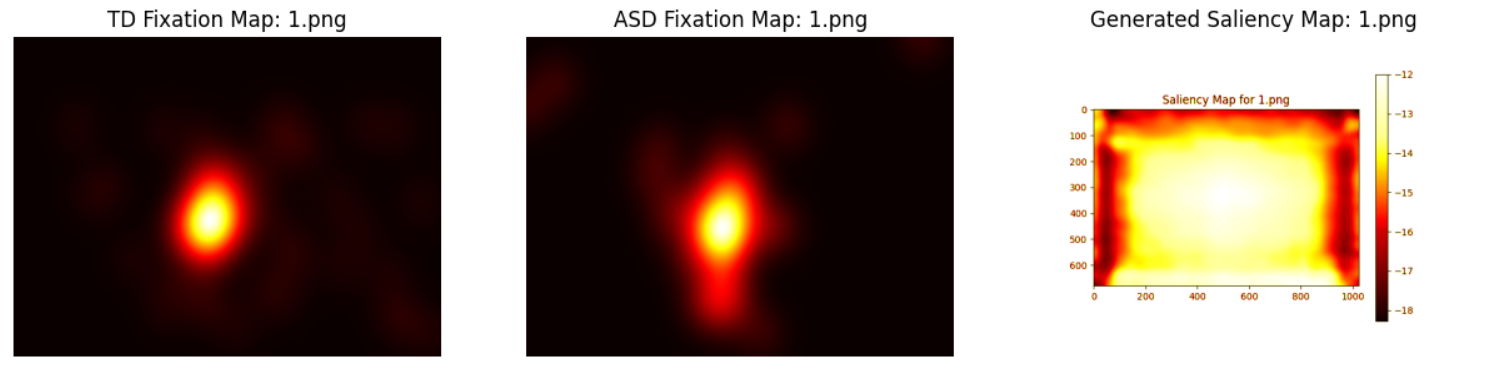

Write the Python code that produced this figure.
# -*- coding: utf-8 -*-
"""Saliency.ipynb

Automatically generated by Colab.

Original file is located at
    https://colab.research.google.com/drive/1gnfKJ5JputyPc39S5JXASLVc00rVwQq_

Load The Saliency.zip Dataset
"""

from google.colab import files

# Upload file(s)
uploaded = files.upload()

# List uploaded files
import os
print(os.listdir())

"""Unzip the dataset"""

import zipfile

with zipfile.ZipFile('Saliency4asd.zip', 'r') as zip_ref:
    zip_ref.extractall('Saliency4asd')

"""Clone DeepGaze model from github"""

!git clone https://github.com/matthias-k/DeepGaze.git

"""Importing library functions for that model manually"""

!pip install torch torchvision numpy scipy matplotlib h5py

!ls "/content/DeepGaze"

# Commented out IPython magic to ensure Python compatibility.
# %cd "/content/DeepGaze"
!pip install -e /content/DeepGaze

!wget https://github.com/matthias-k/DeepGaze/releases/download/v1.0.0/centerbias_mit1003.npy

"""DeepGaze installation"""

import numpy as np
from scipy.misc import face
from scipy.ndimage import zoom
from scipy.special import logsumexp
import torch

import deepgaze_pytorch

DEVICE = 'cuda' if torch.cuda.is_available() else 'cpu'

# Load the pretrained DeepGazeIIE model
model = deepgaze_pytorch.DeepGazeIIE(pretrained=True).to(DEVICE)

# Load an example image
image = face()

# Load precomputed centerbias log density
centerbias_template = np.load('centerbias_mit1003.npy')

# Rescale to match image size
centerbias = zoom(centerbias_template, (image.shape[0]/centerbias_template.shape[0],
                                        image.shape[1]/centerbias_template.shape[1]),
                  order=0, mode='nearest')

# Renormalize log density
centerbias -= logsumexp(centerbias)

# Convert to tensors
image_tensor = torch.tensor([image.transpose(2, 0, 1)]).float().to(DEVICE)
centerbias_tensor = torch.tensor([centerbias]).float().to(DEVICE)

# Get model predictions
log_density_prediction = model(image_tensor, centerbias_tensor)

print("Model output shape:", log_density_prediction.shape)

"""Generating saliency Map for Single Image"""

import torch
from deepgaze_pytorch import DeepGazeIIE
import numpy as np
from scipy.ndimage import zoom
from scipy.special import logsumexp
from torchvision import transforms
from PIL import Image
import matplotlib.pyplot as plt

# Specify device
DEVICE = 'cuda' if torch.cuda.is_available() else 'cpu'

# Load DeepGazeIIE model
def load_deepgaze():
    model = DeepGazeIIE(pretrained=True).to(DEVICE)
    model.eval()  # Set model to evaluation mode
    return model

# Preprocess image to match input requirements
def preprocess_image(image):
    transform = transforms.Compose([transforms.ToTensor()])
    return transform(image).unsqueeze(0).to(DEVICE)  # Add batch dimension

# Load centerbias (MIT1003) data
def load_centerbias():
    centerbias_template = np.load('centerbias_mit1003.npy')
    return centerbias_template

# Generate saliency map for a given image
def generate_saliency_map(model, image):
    # Prepare image and centerbias
    image_tensor = preprocess_image(image)
    centerbias = load_centerbias()

    # Rescale centerbias to match image size
    centerbias_rescaled = zoom(centerbias, (image_tensor.shape[2]/centerbias.shape[0], image_tensor.shape[3]/centerbias.shape[1]), order=0, mode='nearest')
    centerbias_rescaled -= logsumexp(centerbias_rescaled)  # Normalize log density

    centerbias_tensor = torch.tensor([centerbias_rescaled]).to(DEVICE)

    with torch.no_grad():
        saliency_map = model(image_tensor, centerbias_tensor)

    return saliency_map

# Main function to run the model
def main(image_path):
    image = Image.open(image_path).convert("RGB")  # Open image and convert to RGB
    model = load_deepgaze()

    saliency_map = generate_saliency_map(model, image)
    print("Saliency map generated!")

    # Visualize the saliency map
    saliency_map_image = saliency_map.squeeze().cpu().numpy()  # Remove batch and move to CPU
    plt.imshow(saliency_map_image, cmap='hot')
    plt.colorbar()
    plt.show()

if __name__ == '__main__':
    image_path = '/content/Saliency4asd/Saliency4asd/Images/1.png'  # Replace with the path to your image
    main(image_path)

"""Run this if youu only want to delete generated saliency folder. OTHERWISE Don't touch this YOU WILL LOSE 1.5 HOURS FROM YOUR LIFE"""

import shutil

folder_path = "/content/saliency_maps"  # Change to your folder path
shutil.rmtree(folder_path)  # Delete folder and all its contents
print(f"Deleted folder: {folder_path}")

"""Generating saliency Map for all Images"""

import torch
from deepgaze_pytorch import DeepGazeIIE
import numpy as np
from scipy.ndimage import zoom
from scipy.special import logsumexp
from torchvision import transforms
from PIL import Image
import matplotlib.pyplot as plt
import os
import zipfile

# Specify device
DEVICE = 'cuda' if torch.cuda.is_available() else 'cpu'

# Load DeepGazeIIE model
def load_deepgaze():
    model = DeepGazeIIE(pretrained=True).to(DEVICE)
    model.eval()  # Set model to evaluation mode
    return model

# Preprocess image to match input requirements
def preprocess_image(image):
    transform = transforms.Compose([transforms.ToTensor()])
    return transform(image).unsqueeze(0).to(DEVICE)  # Add batch dimension

# Load centerbias (MIT1003) data
def load_centerbias():
    centerbias_template = np.load('centerbias_mit1003.npy')
    return centerbias_template

# Generate saliency map for a given image
def generate_saliency_map(model, image):
    # Prepare image and centerbias
    image_tensor = preprocess_image(image)
    centerbias = load_centerbias()

    # Rescale centerbias to match image size
    centerbias_rescaled = zoom(centerbias, (image_tensor.shape[2]/centerbias.shape[0], image_tensor.shape[3]/centerbias.shape[1]), order=0, mode='nearest')
    centerbias_rescaled -= logsumexp(centerbias_rescaled)  # Normalize log density

    centerbias_tensor = torch.tensor([centerbias_rescaled]).to(DEVICE)

    with torch.no_grad():
        saliency_map = model(image_tensor, centerbias_tensor)

    return saliency_map

# Function to save or display the saliency map
def save_or_display_saliency_map(saliency_map, image_name):
    saliency_map_image = saliency_map.squeeze().cpu().numpy()  # Remove batch and move to CPU
    plt.imshow(saliency_map_image, cmap='hot')
    plt.colorbar()
    plt.title(f'Saliency Map for {image_name}')

    # Save the saliency map in a folder
    save_path = f"/content/saliency_maps/{image_name}"  # Save in 'saliency_maps' folder
    plt.savefig(save_path)  # Save the saliency map image
    plt.close()  # Close the plot to avoid overlapping

    return save_path  # Return the saved path for downloading

# Function to download all saliency maps as a zip file
def download_saliency_maps():
    """
    Compress all saliency maps into a zip file and download it.
    """
    # Create a zip file of all saliency maps
    saliency_dir = "/content/saliency_maps"
    zip_path = "/content/saliency_maps.zip"

    with zipfile.ZipFile(zip_path, 'w') as zipf:
        for root, dirs, files in os.walk(saliency_dir):
            for file in files:
                if file.endswith('.png'):  # Adjust file extensions as needed
                    file_path = os.path.join(root, file)
                    zipf.write(file_path, os.path.relpath(file_path, saliency_dir))

    # Download the zip file (works in Google Colab)
    try:
        from google.colab import files
        files.download(zip_path)
        print(f"Saliency maps downloaded as {zip_path}")
    except (ImportError, AttributeError):
        print(f"Zip file created at {zip_path}")
        print("To download: In Colab file browser, right-click the zip file and select 'Download'")

# Main function to run the model on all images in the directory
def main(directory_path):
    # Create the saliency maps directory if it doesn't exist
    os.makedirs("/content/saliency_maps", exist_ok=True)

    model = load_deepgaze()
    # Iterate over all files in the directory
    for filename in os.listdir(directory_path):
        if filename.endswith(".png") or filename.endswith(".jpg") or filename.endswith(".jpeg"):  # Change file types as needed
            image_path = os.path.join(directory_path, filename)
            image = Image.open(image_path).convert("RGB")  # Open image and convert to RGB

            saliency_map = generate_saliency_map(model, image)
            print(f"Saliency map generated for {filename}!")

            # Save or display the saliency map and get the path
            save_path = save_or_display_saliency_map(saliency_map, filename)

    # Trigger the download of all saliency maps as a zip file
    download_saliency_maps()

if __name__ == '__main__':
    directory_path = '/content/Saliency4asd/Saliency4asd/Images'  # Replace with your directory path
    main(directory_path)

from PIL import Image
import numpy as np

def load_fixation_map(map_path):
    """Loads fixation map as a numpy array"""
    fixation_map = Image.open(map_path).convert("L")  # Convert to grayscale
    return np.array(fixation_map)  # Convert to numpy array

# Example: Load an ASD and TD fixation map
asd_map = load_fixation_map('/content/Saliency4asd/Saliency4asd/ASD_FixMaps/100_s.png')
td_map = load_fixation_map('/content/Saliency4asd/Saliency4asd/TD_FixMaps/100_s.png')
print("Done")

import cv2

def resize_map(fixation_map, target_shape):
    """Resizes fixation map to match target shape (height, width)."""
    return cv2.resize(fixation_map, (target_shape[1], target_shape[0]))  # Resize to match (H, W)

# Assume saliency map has shape (height, width)
saliency_map = np.array(Image.open('/content/saliency_maps/1.png').convert("L"))  # Example

asd_map_resized = resize_map(asd_map, saliency_map.shape)
td_map_resized = resize_map(td_map, saliency_map.shape)
print("Done")

"""Single image comparison"""

import matplotlib.pyplot as plt

def visualize_comparison(td_map, asd_map, saliency_map, image_name):
    fig, axs = plt.subplots(1, 3, figsize=(15, 5))

    axs[0].imshow(td_map, cmap='hot')
    axs[0].set_title(f"TD Fixation Map: {image_name}")
    axs[0].axis('off')

    axs[1].imshow(asd_map, cmap='hot')
    axs[1].set_title(f"ASD Fixation Map: {image_name}")
    axs[1].axis('off')

    axs[2].imshow(saliency_map, cmap='hot')
    axs[2].set_title(f"Generated Saliency Map: {image_name}")
    axs[2].axis('off')

    plt.show()

# Example usage
visualize_comparison(td_map_resized, asd_map_resized, saliency_map, "1.png")

"""USING MATRIC

Matrix install
"""

!pip install scipy numpy opencv-python

"""Having the same image name for three folders"""

import os

saliency_dir = '/content/saliency_maps'
td_fix_dir = '/content/Saliency4asd/Saliency4asd/TD_FixMaps/'
asd_fix_dir = '/content/Saliency4asd/Saliency4asd/ASD_FixMaps/'

saliency_files = [f for f in os.listdir(saliency_dir) if f.endswith('.png')]
td_fix_files = [f for f in os.listdir(td_fix_dir) if f.endswith('.png')]
asd_fix_files = [f for f in os.listdir(asd_fix_dir) if f.endswith('.png')]

for saliency_file in saliency_files:
    # Remove the '_s' suffix to match the corresponding fixation map
    base_name = saliency_file.replace('.png', '')

    td_fix_file = f"{base_name}_s.png"
    asd_fix_file = f"{base_name}_s.png"

    if td_fix_file in td_fix_files and asd_fix_file in asd_fix_files:
        td_fix_path = os.path.join(td_fix_dir, td_fix_file)
        asd_fix_path = os.path.join(asd_fix_dir, asd_fix_file)

        print(f"Processing file: {saliency_file}")
        print(f"TD Fixation Path: {td_fix_path}")
        print(f"ASD Fixation Path: {asd_fix_path}")

        # Further processing can be done here
    else:
        print(f"Fixation map not found for {saliency_file}")

from scipy.stats import pearsonr

def calculate_pearson(saliency_map, fixation_map):
    saliency_flat = saliency_map.flatten()
    fixation_flat = fixation_map.flatten()
    correlation, _ = pearsonr(saliency_flat, fixation_flat)
    return correlation

from sklearn.metrics import mean_squared_error

def calculate_mse(saliency_map, fixation_map):
    mse = mean_squared_error(saliency_map.flatten(), fixation_map.flatten())
    return mse

from sklearn.metrics import roc_auc_score

def calculate_auc(saliency_map, fixation_map):
    saliency_flat = saliency_map.flatten()
    fixation_flat = fixation_map.flatten()
    # Use binary or continuous thresholding for AUC calculation
    auc = roc_auc_score(fixation_flat, saliency_flat)
    return auc

!pip install numpy scipy opencv-python pillow scikit-learn

"""CLonning matrix fom git"""

!git clone https://github.com/cvzoya/saliency.git

!git clone https://github.com/matthias-k/saliency-benchmarking.git

"""Comparing TD ASD with Saliency map"""

import os
import numpy as np
from sklearn.metrics import roc_auc_score
import scipy.stats
import cv2
from scipy.stats import entropy
from sklearn.metrics import mean_squared_error
from scipy.stats import pearsonr
from PIL import Image
import pandas as pd
from sklearn.metrics import precision_recall_curve

# Define functions for calculating metrics (same as in your original code)
def calculate_auc(y_true, y_pred):
    return roc_auc_score(y_true.flatten(), y_pred.flatten())

def calculate_cc(y_true, y_pred):
    return pearsonr(y_true.flatten(), y_pred.flatten())[0]

def calculate_mse(y_true, y_pred):
    return mean_squared_error(y_true.flatten(), y_pred.flatten())

def calculate_emd(y_true, y_pred):
    y_true = y_true.astype(np.uint8)
    y_pred = y_pred.astype(np.uint8)
    hist_true = cv2.calcHist([y_true], [0], None, [256], [0, 256])
    hist_pred = cv2.calcHist([y_pred], [0], None, [256], [0, 256])
    return cv2.compareHist(hist_true, hist_pred, cv2.HISTCMP_BHATTACHARYYA)

def calculate_kl_div(y_true, y_pred):
    p = np.histogram(y_true.flatten(), bins=256, range=(0, 256))[0]
    q = np.histogram(y_pred.flatten(), bins=256, range=(0, 256))[0]
    p = p / p.sum()
    q = q / q.sum()
    return entropy(p, q)

def calculate_nss(y_true, y_pred):
    return np.mean(np.multiply(y_true, y_pred))

def calculate_info_gain(y_true, y_pred):
    H_true = entropy(np.histogram(y_true.flatten(), bins=2, range=(0, 2))[0])
    H_true_given_pred = entropy(np.histogram2d(y_true.flatten(), y_pred.flatten(), bins=2, range=[[0, 1], [0, 1]])[0])
    return H_true - H_true_given_pred

def calculate_auc_borji(y_true, y_pred):
    y_true = y_true.flatten()
    y_pred = y_pred.flatten()
    y_pred = np.clip(y_pred, 0, 1)
    precision, recall, _ = precision_recall_curve(y_true, y_pred)
    return roc_auc_score(y_true, y_pred)

def calculate_auc_judd(y_true, y_pred):
    y_true = y_true.flatten()
    y_pred = y_pred.flatten()
    y_pred = np.clip(y_pred, 0, 1)
    precision, recall, _ = precision_recall_curve(y_true, y_pred)
    return roc_auc_score(y_true, y_pred)

def calculate_auc_shuffled(y_true, y_pred):
    shuffled_pred = np.random.permutation(y_pred.flatten())
    return roc_auc_score(y_true.flatten(), shuffled_pred)

# Function to load and resize image
def load_and_resize_image(path, target_shape=(224, 224)):
    img = Image.open(path).convert('L')
    img_resized = img.resize(target_shape, Image.LANCZOS)
    return np.array(img_resized).astype(np.float32)

# Directory paths
saliency_map_dir = '/content/saliency_maps'
td_fix_map_dir = '/content/Saliency4asd/Saliency4asd/TD_FixMaps'
asd_fix_map_dir = '/content/Saliency4asd/Saliency4asd/ASD_FixMaps'

# Get list of image files (assuming all files are PNGs)
saliency_images = [f for f in os.listdir(saliency_map_dir) if f.endswith('.png')]
td_images = [f for f in os.listdir(td_fix_map_dir) if f.endswith('.png')]
asd_images = [f for f in os.listdir(asd_fix_map_dir) if f.endswith('.png')]

# Initialize lists to store results and variables to accumulate sums for averages
total_metrics = {
    "TD AUC_Borji": 0,
    "TD AUC_Judd": 0,
    "TD AUC_Shuffled": 0,
    "TD CC": 0,
    "TD EMD": 0,
    "TD Info Gain": 0,
    "TD KLdiv": 0,
    "TD NSS": 0,
    "ASD AUC_Borji": 0,
    "ASD AUC_Judd": 0,
    "ASD AUC_Shuffled": 0,
    "ASD CC": 0,
    "ASD EMD": 0,
    "ASD Info Gain": 0,
    "ASD KLdiv": 0,
    "ASD NSS": 0
}

# Process each image pair
for saliency_img, td_img, asd_img in zip(saliency_images, td_images, asd_images):
    # Load and resize images
    saliency_map = load_and_resize_image(os.path.join(saliency_map_dir, saliency_img))
    td_fix_map = load_and_resize_image(os.path.join(td_fix_map_dir, td_img))
    asd_fix_map = load_and_resize_image(os.path.join(asd_fix_map_dir, asd_img))

    # Ensure binary format for fixation maps
    td_fix_map = (td_fix_map > 0).astype(np.uint8)
    asd_fix_map = (asd_fix_map > 0).astype(np.uint8)

    # Normalize saliency map
    saliency_map = (saliency_map - np.min(saliency_map)) / (np.max(saliency_map) - np.min(saliency_map))

    # Calculate metrics for TD vs Saliency
    td_auc_borji = calculate_auc_borji(td_fix_map, saliency_map)
    td_auc_judd = calculate_auc_judd(td_fix_map, saliency_map)
    td_auc_shuffled = calculate_auc_shuffled(td_fix_map, saliency_map)
    td_cc = calculate_cc(td_fix_map, saliency_map)
    td_emd = calculate_emd(td_fix_map, saliency_map)
    td_kldiv = calculate_kl_div(td_fix_map, saliency_map)
    td_nss = calculate_nss(td_fix_map, saliency_map)
    td_info_gain = calculate_info_gain(td_fix_map, saliency_map)

    # Calculate metrics for ASD vs Saliency
    asd_auc_borji = calculate_auc_borji(asd_fix_map, saliency_map)
    asd_auc_judd = calculate_auc_judd(asd_fix_map, saliency_map)
    asd_auc_shuffled = calculate_auc_shuffled(asd_fix_map, saliency_map)
    asd_cc = calculate_cc(asd_fix_map, saliency_map)
    asd_emd = calculate_emd(asd_fix_map, saliency_map)
    asd_kldiv = calculate_kl_div(asd_fix_map, saliency_map)
    asd_nss = calculate_nss(asd_fix_map, saliency_map)
    asd_info_gain = calculate_info_gain(asd_fix_map, saliency_map)

    # Accumulate the metrics
    total_metrics["TD AUC_Borji"] += td_auc_borji
    total_metrics["TD AUC_Judd"] += td_auc_judd
    total_metrics["TD AUC_Shuffled"] += td_auc_shuffled
    total_metrics["TD CC"] += td_cc
    total_metrics["TD EMD"] += td_emd
    total_metrics["TD Info Gain"] += td_info_gain
    total_metrics["TD KLdiv"] += td_kldiv
    total_metrics["TD NSS"] += td_nss

    total_metrics["ASD AUC_Borji"] += asd_auc_borji
    total_metrics["ASD AUC_Judd"] += asd_auc_judd
    total_metrics["ASD AUC_Shuffled"] += asd_auc_shuffled
    total_metrics["ASD CC"] += asd_cc
    total_metrics["ASD EMD"] += asd_emd
    total_metrics["ASD Info Gain"] += asd_info_gain
    total_metrics["ASD KLdiv"] += asd_kldiv
    total_metrics["ASD NSS"] += asd_nss

# Calculate average for each metric
num_images = len(saliency_images)  # assuming there are 300 images
average_results = {metric: total / num_images for metric, total in total_metrics.items()}

# Split average results into TD and ASD
td_results = {key: value for key, value in average_results.items() if key.startswith("TD")}
asd_results = {key: value for key, value in average_results.items() if key.startswith("ASD")}

# Prepare results for CSV
results = {
    "Metric": ["AUC_Borji", "AUC_Judd", "AUC_Shuffled", "CC", "MSE", "EMD", "KLdiv", "NSS", "Info Gain"],
    "TD vs Saliency": [td_auc, td_auc_judd, td_auc_shuffled, td_cc, td_mse, td_emd, td_kldiv, td_nss, td_info_gain],
    "ASD vs Saliency": [asd_auc, asd_auc_judd, asd_auc_shuffled, asd_cc, asd_mse, asd_emd, asd_kldiv, asd_nss, asd_info_gain]
}
# Convert the TD and ASD results into separate DataFrames
td_df = pd.DataFrame([td_results])
asd_df = pd.DataFrame([asd_results])

# Save the separate DataFrames to CSV
td_csv_path = "/content/td_saliency_metrics_averages.csv"
asd_csv_path = "/content/asd_saliency_metrics_averages.csv"
td_df.to_csv(td_csv_path, index=False)
asd_df.to_csv(asd_csv_path, index=False)

# Print completion
print(f"TD average metrics have been saved to {td_csv_path}")
print(f"ASD average metrics have been saved to {asd_csv_path}")

from google.colab import files

# Download TD metrics CSV
files.download('/content/td_saliency_metrics_averages.csv')

# Download ASD metrics CSV
files.download('/content/asd_saliency_metrics_averages.csv')